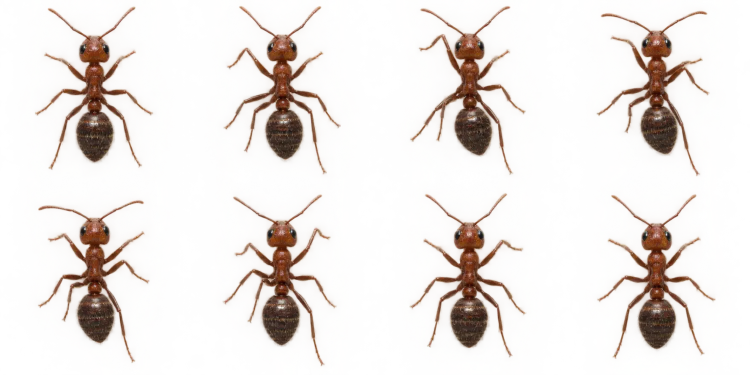
#> input picture topdown-source.webp, 1500 x 750 px (shown at 1/2 size)
$ python extract_topdown.py
#> lines starting #> are read from the running program, lines starting #| are printed output that depends on the picture; after the words box and inside, x2 and y2 are one past the last pixel; in counts of white or black regions, pixels touching at a corner belong together
"""Cut the 4x2 top-down sheets (walking, carrying) into one aligned atlas.

Each frame is anchored on its abdomen so the body doesn't drift between
frames, and both sheets are scaled to the same abdomen size so the walking
and carrying ants match.  Writes build/topdown-atlas.webp + .png + json.

Run:  python tools/extract_topdown.py
"""
import json, pathlib
from collections import deque
import numpy as np
from PIL import Image

root = pathlib.Path(__file__).resolve().parent.parent
SHEETS = [("walk", root / "topdown-source.webp"), ("carry", root / "crumb-source.webp")]
TILE = 200            # output tile, square
ABD_H = 30            # abdomen width in output pixels
ANCHOR_UP = 2.2       # rotation center: this many abdomen-widths above the abdomen tip
MATCH_COLOR = True    # tint the carrying ant to match the walking one


def erode(m, r):
    for _ in range(r):
        n = m.copy()
        n[1:, :] &= m[:-1, :]; n[:-1, :] &= m[1:, :]
        n[:, 1:] &= m[:, :-1]; n[:, :-1] &= m[:, 1:]
        m = n
    return m


def blobs(mask):
    h, w = mask.shape
    lab = np.zeros((h, w), np.int32)
    out = []
    for y, x in zip(*np.nonzero(mask)):
        if lab[y, x]:
            continue
        idx = len(out) + 1
        q = deque([(y, x)]); lab[y, x] = idx; pts = []
        while q:
            cy, cx = q.popleft(); pts.append((cy, cx))
            for ny, nx in ((cy + 1, cx), (cy - 1, cx), (cy, cx + 1), (cy, cx - 1)):
                if 0 <= ny < h and 0 <= nx < w and mask[ny, nx] and not lab[ny, nx]:
                    lab[ny, nx] = idx; q.append((ny, nx))
        out.append(np.array(pts))
    return out


atlas = Image.new("RGBA", (TILE * 8, TILE * len(SHEETS)), (0, 0, 0, 0))
#> atlas: PIL image 1600x400 RGBA; every value is 0
meta = {"tile": TILE, "rows": [s[0] for s in SHEETS], "frames": 8, "facing": "up", "abdomen_px": ABD_H}
for row, (name, path) in enumerate(SHEETS):
    im = Image.open(path).convert("RGBA")
#> im is the input picture: PIL image 1500x750 RGBA; mean R, G, B, A 117.7, 92.5, 78.1, 36.3
    W, H = im.size
#> W = 1500; H = 750
    cw, ch = W / 4, H / 2
#> cw = 375; ch = 375
    er = max(6, int(cw * 0.03))
#> er = 11
    found = []
    for f in range(8):
        r, c = divmod(f, 4)
        cell = im.crop((round(c * cw), round(r * ch), round((c + 1) * cw), round((r + 1) * ch)))
        body = erode(np.asarray(cell)[..., 3] > 100, er)   # legs and antennae gone
        pts = np.concatenate([b for b in blobs(body) if len(b) > 200])
        ys, xs = pts[:, 0], pts[:, 1]
        widths = {}
        for y, x in zip(ys, xs):
            lo, hi = widths.get(y, (x, x)); widths[y] = (min(lo, x), max(hi, x))
        wy = max(widths, key=lambda y: widths[y][1] - widths[y][0])   # widest row = abdomen
        aw = widths[wy][1] - widths[wy][0] + 1 + 2 * er
        ax = (widths[wy][0] + widths[wy][1]) / 2
        tip = ys.max() + er
        found.append((cell, aw, ax, tip))
#> this loop made 8 passes
#> tip on passes 1 to 8: 325, 321, 312, 309, 312, 316, 321, 323
#> pass 1, `body = erode(np.asarray(cell)[..., 3] > 100, er)`:
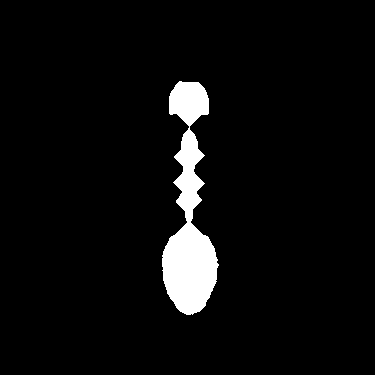
#> body: shape (375, 375) bool; 4.8% white; 1 white region, box (x1, y1, x2, y2) and area: (162, 81, 219, 315) 6713
#> after the loop:
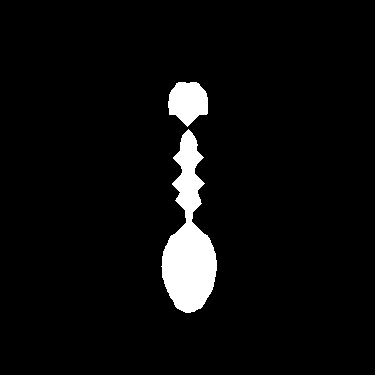
#> body: shape (375, 375) bool; 4.8% white; 2 white regions, box (x1, y1, x2, y2) and area: (161, 129, 217, 313) 5397, (168, 82, 208, 127) 1311
#> after the loop, found = 8 items
    # one scale per sheet, so the ant doesn't pulse; per-frame anchor, so it doesn't drift
    s = ABD_H / float(np.median([x[1] for x in found]))
#> s = 0.385
    for f, (cell, aw, ax, tip) in enumerate(found):
        cx, cy = ax, tip - ANCHOR_UP * ABD_H / s
        small = cell.resize((round(cell.width * s), round(cell.height * s)), Image.LANCZOS)
        tile = Image.new("RGBA", (TILE, TILE), (0, 0, 0, 0))
        tile.paste(small, (round(TILE / 2 - cx * s), round(TILE / 2 - cy * s)))
        atlas.paste(tile, (f * TILE, row * TILE))
        print(f"{name} f{f + 1}: abdomen width {aw}px x {ax:.0f} tip {tip}  scale {s:.3f}  ant {small.getbbox()}")
#> this loop made 8 passes
#> (aw, ax, tip, cx, cy) on passes 1 to 8: (79, 190, 325, 190, 153.4), (77, 193, 321, 193, 149.4), (78, 196.5, 312, 196.5, 140.4), (83, 197, 309, 197, 137.4), (79, 196, 312, 196, 140.4), (78, 186.5, 316, 186.5, 144.4), (78, 187.5, 321, 187.5, 149.4), (78, 188.5, 323, 188.5, 151.4)
#| walk f1: abdomen width 79px x 190 tip 325  scale 0.385  ant (0, 0, 144, 144)
#| walk f2: abdomen width 77px x 193 tip 321  scale 0.385  ant (0, 0, 144, 144)
#| walk f3: abdomen width 78px x 196 tip 312  scale 0.385  ant (0, 0, 144, 144)
#| walk f4: abdomen width 83px x 197 tip 309  scale 0.385  ant (0, 0, 144, 144)
#| walk f5: abdomen width 79px x 196 tip 312  scale 0.385  ant (0, 0, 144, 144)
#| walk f6: abdomen width 78px x 186 tip 316  scale 0.385  ant (0, 0, 144, 144)
#| walk f7: abdomen width 78px x 188 tip 321  scale 0.385  ant (0, 0, 144, 144)
#| walk f8: abdomen width 78px x 188 tip 323  scale 0.385  ant (0, 0, 144, 144)
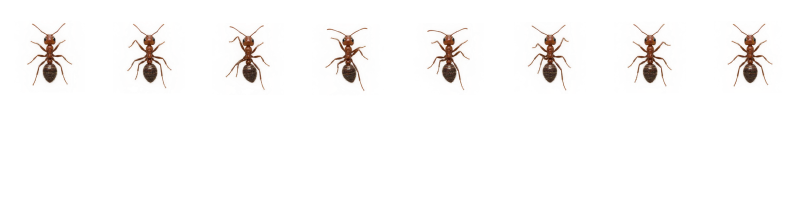
#> atlas: PIL image 1600x400 RGBA (shown at 1/2 size); mean R, G, B, A 30.5, 23.7, 20, 9.4; transparent parts drawn white
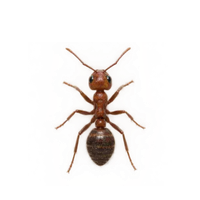
#> tile: PIL image 200x200 RGBA; mean R, G, B, A 62.2, 46.3, 34.6, 18.6; transparent parts drawn white
#> pass 2 of the loop `for row, (name, path) in enumerate(SHEETS):`:
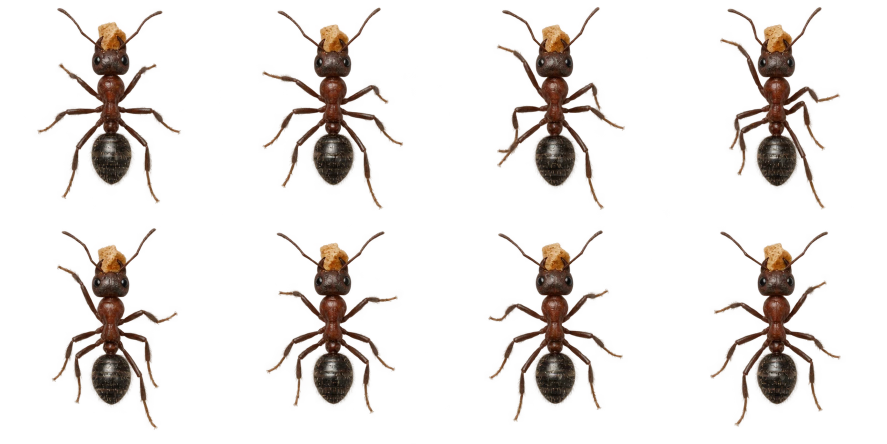
#> input picture crumb-source.webp, 1774 x 887 px (shown at 1/2 size)
#> im is the input picture: PIL image 1774x887 RGBA; mean R, G, B, A 21.1, 14.3, 9.7, 32.1
#> the loop `for f in range(8):` made 8 passes
#> (wy, aw, ax, tip) on passes 1 to 8: (304, 81, 222, 369), (306, 82, 222.5, 370), (311, 81, 223, 372), (309, 80, 223.5, 372), (302, 80, 222.5, 365), (301, 81, 222, 364), (305, 81, 223, 363), (302, 82, 223.5, 364)
#> pass 1, `body = erode(np.asarray(cell)[..., 3] > 100, er)`:
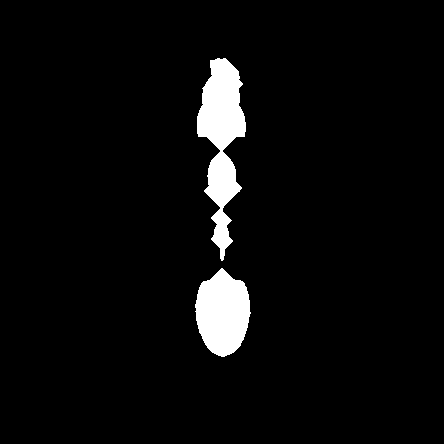
#> body: shape (444, 444) bool; 4.4% white; 2 white regions, box (x1, y1, x2, y2) and area: (197, 58, 246, 261) 5071, (195, 268, 251, 357) 3604
#> s = 0.37
#> the loop `for f, (cell, aw, ax, tip) in enumerate(found):` made 8 passes
#> (aw, ax, tip, cx, cy) on passes 1 to 8: (81, 222, 369, 222, 190.8), (82, 222.5, 370, 222.5, 191.8), (81, 223, 372, 223, 193.8), (80, 223.5, 372, 223.5, 193.8), (80, 222.5, 365, 222.5, 186.8), (81, 222, 364, 222, 185.8), (81, 223, 363, 223, 184.8), (82, 223.5, 364, 223.5, 185.8)
#> (printed output is left out)
#> after the loop `for f, (cell, aw, ax, tip) in enumerate(found):`:
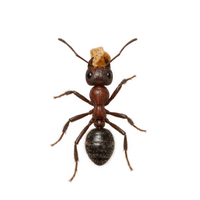
#> tile: PIL image 200x200 RGBA; mean R, G, B, A 12.9, 8.6, 5.6, 21.4; transparent parts drawn white

if MATCH_COLOR:
    # the carrying ant was drawn darker; pull its body toward the walking ant's rust,
    # leaving the light crumb alone
    A = np.asarray(atlas).astype(np.float64)
    walk, carry = A[:TILE], A[TILE:]
    def body(px):
        lum = px[..., :3].mean(-1)
        return (px[..., 3] > 200) & (lum < 110)
#> returned value: shape (200, 1600) bool; 4.9% white; 168 white regions (160 under 20 px), largest, box (x1, y1, x2, y2) and area: (1460, 61, 1539, 166) 1993, (1265, 62, 1334, 166) 1963, (258, 70, 335, 165) 1931
    wm = walk[body(walk)][:, :3].mean(0)
#> wm = [97.65, 57.52, 37.41]
    cm = carry[body(carry)][:, :3].mean(0)
#> in body (call 2), `return (px[..., 3] > 200) & (lum < 110)`:
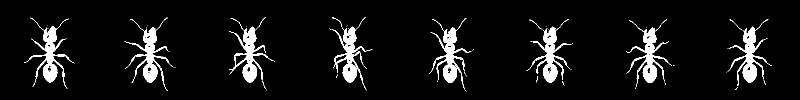
#> returned value: shape (200, 1600) bool (shown at 1/2 size); 6.9% white; 59 white regions (46 under 20 px), largest, box (x1, y1, x2, y2) and area: (48, 35, 148, 178) 2790, (249, 35, 346, 182) 2743, (458, 34, 547, 165) 2743
#> cm = [77.45, 48.72, 33.29]
    gain = wm / cm
#> gain = [1.26, 1.18, 1.12]
    lum = carry[..., :3].mean(-1)
    w = np.clip((130 - lum) / 40, 0, 1)[..., None]       # 1 on the body, 0 on the crumb
    carry[..., :3] = np.clip(carry[..., :3] * (1 + (gain - 1) * w), 0, 255)
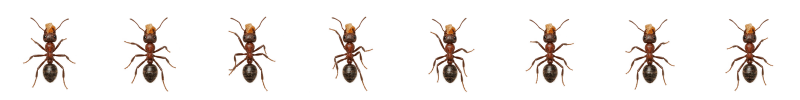
#> carry: shape (200, 1600, 4) float64 (shown at 1/2 size); mean R, G, B, A 16, 10.1, 6.3, 21.6; transparent parts drawn white
    atlas = Image.fromarray(np.concatenate([walk, carry]).round().astype(np.uint8), "RGBA")
    print("carry color gain", gain.round(2))
#| carry color gain [1.26 1.18 1.12]

atlas.save(root / "build" / "topdown-atlas.png", optimize=True)
atlas.save(root / "build" / "topdown-atlas.webp", "WEBP", quality=92, alpha_quality=100, method=6)
(root / "build" / "topdown-atlas.json").write_text(json.dumps(meta))
prev = Image.new("RGBA", atlas.size, (120, 92, 60, 255)); prev.alpha_composite(atlas)
#> after `prev.alpha_composite(atlas)`:
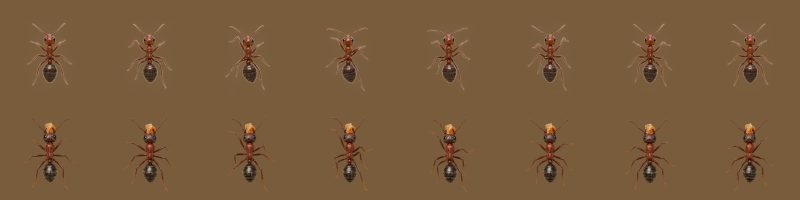
#> prev: PIL image 1600x400 RGBA (shown at 1/2 size); mean R, G, B, A 119.6, 90.7, 59.6, 255
prev.convert("RGB").save(root / "build" / "topdown-preview.png")
